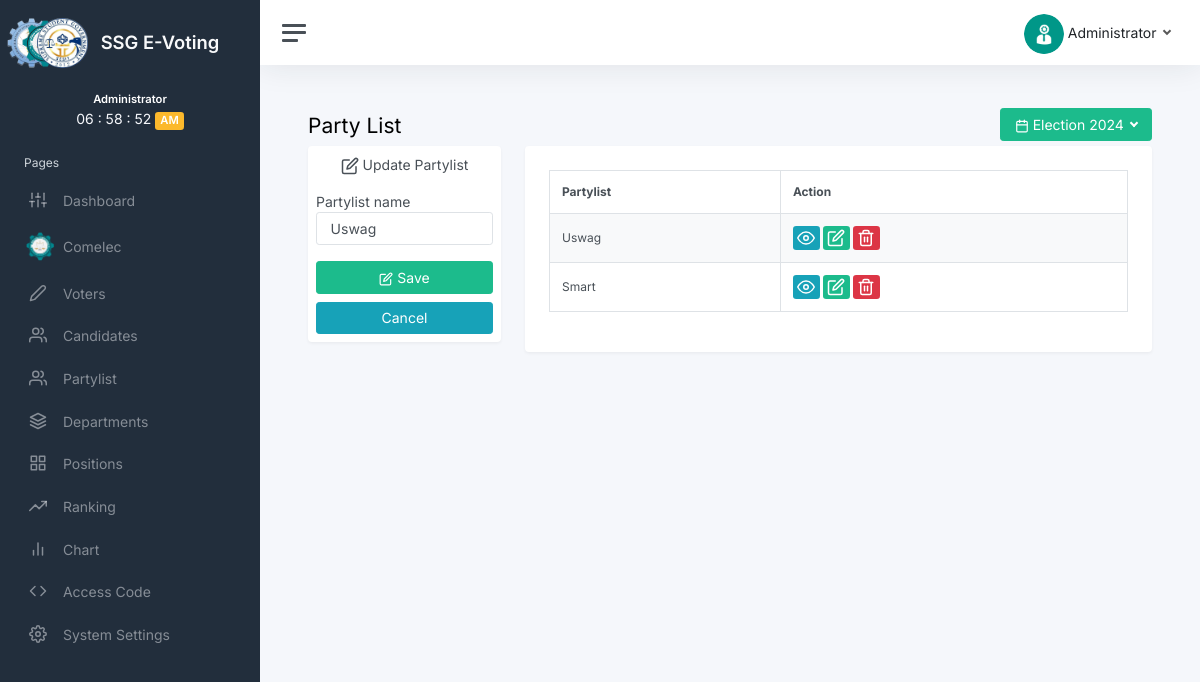
Screenshot of /admin/index.php?page=partylist&update=13 (signed in) with the database file from the repository.
### tables this page shows
CREATE TABLE `system_settings` (
  `id` int(11) NOT NULL,
  `system_name` varchar(50) NOT NULL,
  `scsit_logo` varchar(200) NOT NULL,
  `ssg_logo` varchar(200) NOT NULL,
  `comelec_logo` varchar(200) NOT NULL
);

CREATE TABLE `party_list` (
  `id` int(11) NOT NULL,
  `party_list_name` varchar(50) NOT NULL,
  `year_inserted` year(4) NOT NULL DEFAULT current_timestamp()
);

### inc/function.php (called while the page is built, shortened)
<?php
    class Connection{
        public $host = "localhost";
        public $user = "root";
        public $password = "";
        public $db_name = "ssg_e_voting";
        public function __construct(){
            $this->conn = mysqli_connect($this->host, $this->user, $this->password, $this->db_name);
        }
    }
    if (isset($_GET['year_of'])) {
        $date = $_GET['year_of'];
    }else {
        $date = date('Y');
    }
    class dataOperation extends Connection{
        public function displayPL($date){
            $sql = mysqli_query($this->conn, "SELECT * FROM party_list WHERE year_inserted='$date'");
            $array = array();
            while($row = mysqli_fetch_assoc($sql)){
                $array[] = $row;
            }
            return $array;
        }
        public function toUpdatePL($id){
            $sql = mysqli_query($this->conn, "SELECT * FROM party_list WHERE id ='$id'");
            $array = array();
            $row = mysqli_fetch_assoc($sql);
            $array[] = $row;
            return $array;
        }
        public function displaySystem(){
            $sql = mysqli_query($this->conn, "SELECT * FROM system_settings");
            $array = array();
            $row = mysqli_fetch_assoc($sql);
            $array[] = $row;
            return $array;
        }
    }
    $oop = new dataOperation;

### admin/pages/partylist.php (the view, shortened to what this page needs)
<div class="container-fluid p-0">
	<div class="d-flex justify-content-between">
		<h1 class="h3">Party List</h1>
		<div class="dropdown" style="float: end; margin-top: -5px;">
			<a class="btn btn-success dropdown-toggle" href="#" role="button" id="dropdownMenuLink" data-bs-toggle="dropdown" aria-expanded="false">
				<i class="align-middle me-1" data-feather="calendar"></i>Election <?=$date?>
			</a>
		</div>
	</div>
                <div class="row">
                    <div class="col-md-3">
		<?php
			if (isset($_GET['update'])) {
				$id = $_GET['update'];
				$myrow = $oop->toUpdatePL($id);
				foreach ($myrow as $row){
			?>
				<form action="" method="POST">
					<div class="card shadow p-2">
						<span class="mb-3 text-center"><i class="align-middle" data-feather="edit"></i> Update Partylist</span>
						<label>Partylist name</label>
						<input type="text" name="party_list" value="<?=$row['party_list_name']?>" class="form-control mb-3">
						<button type="submit" name="updatePL" class="btn btn-success mb-2"><i class="align-middle" data-feather="edit"></i> Save</button>
						<a href="?page=partylist" class="btn btn-info">Cancel</a>
					</div>
				</form>
			<?php }
			}
			?>
                    </div>
		<div class="col">
			<div class="card shadow p-4">
				<div class="data_table">
					<table id="printable" class="table table-striped table-bordered">
						<thead class="table">
							<tr>
								<th>Partylist</th>
								<th>Action</th>
							</tr>
						</thead>
						<tbody>
							<?php
							$myrow = $oop->displayPL($date);
							foreach ($myrow as $drow){
							?>
								<td><?= $drow['party_list_name']?></td>
								<td>
									<a href="#" class="badge bg-info" onclick="openModal('viewModal<?= $drow['id']?>')"><i class="align-middle" data-feather="eye"></i></a>
									<a href="?page=partylist&update=<?= $drow['id']?>" class="badge bg-success"><i class="align-middle" data-feather="edit"></i></a>
									<a href="#" class="badge bg-danger" onclick="openModal('deleteModal<?= $drow['id']?>')"><i class="align-middle" data-feather="trash-2"></i></a>
								</td>
							<?php } ?>
						</tbody>
					</table>
				</div>
			</div>
		</div>
	</div>
	</div>
</div>

### admin/inc/sidebar.php (shortened to what this page needs)
<nav id="sidebar" class="sidebar js-sidebar">
		<div class="sidebar-content js-simplebar">
			<?php
			$myrow = $oop->displaySystem();
			foreach($myrow as $row){ ?>
			<a class="sidebar-brand" href="?page=dashboard">
					<img src="../img/logo/<?=$row['ssg_logo'];?>" class="me-2" alt="SSG logo" style="height: 50px; margin-left: -45px;">
			<span class="align-middle" >
				<?= $row['system_name']; } ?>
		  	</span>
        </a>
				<ul class="sidebar-nav">
					<center><span class="badge" class="text-light">Administrator</span></center>
					<center><span id="clock" class="text-light"></span></center>
					<li class="sidebar-header">
						Pages
					</li>
					<li class="sidebar-item">
						<a class="sidebar-link" href="?page=dashboard">
              			<i class="align-middle" data-feather="sliders"></i> <span class="align-middle">Dashboard</span>
            			</a>
					</li>
					<li class="sidebar-item">
						<a  class="sidebar-link" href="?page=comelec">
						<img src="../img/logo/comelec-logo.png" alt="Comelec logo" style="height: 30px; margin-left: -4px; margin-right: 4px;">
              			 <span class="align-middle">Comelec</span>
            			</a>
					</li>
					<li class="sidebar-item">
						<a class="sidebar-link" href="?page=voters">
              			<i class="align-middle" data-feather="edit-2"></i> <span class="align-middle">Voters</span>
            			</a>
					</li>
					<li class="sidebar-item">
						<a class="sidebar-link" href="?page=candidates">
              			<i class="align-middle" data-feather="users"></i> <span class="align-middle">Candidates</span>
            			</a>
					</li>
					<li class="sidebar-item">
						<a class="sidebar-link" href="?page=partylist">
              			<i class="align-middle" data-feather="users"></i> <span class="align-middle">Partylist</span>
            			</a>
					</li>
					<li class="sidebar-item">
						<a class="sidebar-link" href="?page=departments">
              			<i class="align-middle" data-feather="layers"></i> <span class="align-middle">Departments</span>
            			</a>
					</li>
					<li class="sidebar-item">
						<a class="sidebar-link" href="?page=positions">
              			<i class="align-middle" data-feather="grid"></i> <span class="align-middle">Positions</span>
            			</a>
					</li>
					<li class="sidebar-item">
						<a class="sidebar-link" href="?page=ranking">
              			<i class="align-middle" data-feather="trending-up"></i> <span class="align-middle">Ranking</span>
            			</a>
					</li>
                    <li class="sidebar-item">
						<a class="sidebar-link" href="?page=chart">
              			<i class="align-middle" data-feather="bar-chart-2"></i> <span class="align-middle">Chart</span>
            			</a>
					</li>
					<li class="sidebar-item">
						<a class="sidebar-link" href="?page=access_code">
              			<i class="align-middle" data-feather="code"></i><span class="align-middle"> Access Code</span>
            			</a>
					</li>
					<li class="sidebar-item mb-5">
						<a class="sidebar-link" href="?page=system_settings">
              			<i class="align-middle" data-feather="settings"></i> <span class="align-middle">System Settings</span>
            			</a>
					</li>
				</ul>
			</div>
		</nav>

### css/main.css (style rules this page uses)
.table th,td { font-size: 12px; }

### rows the page displays
system_settings: ssg_logo (picture), system_name "SSG E-Voting"
party_list: party_list "Uswag", party_list_name "Uswag"
party_list: party_list_name "Smart"

### other values shown
$date "2024"
